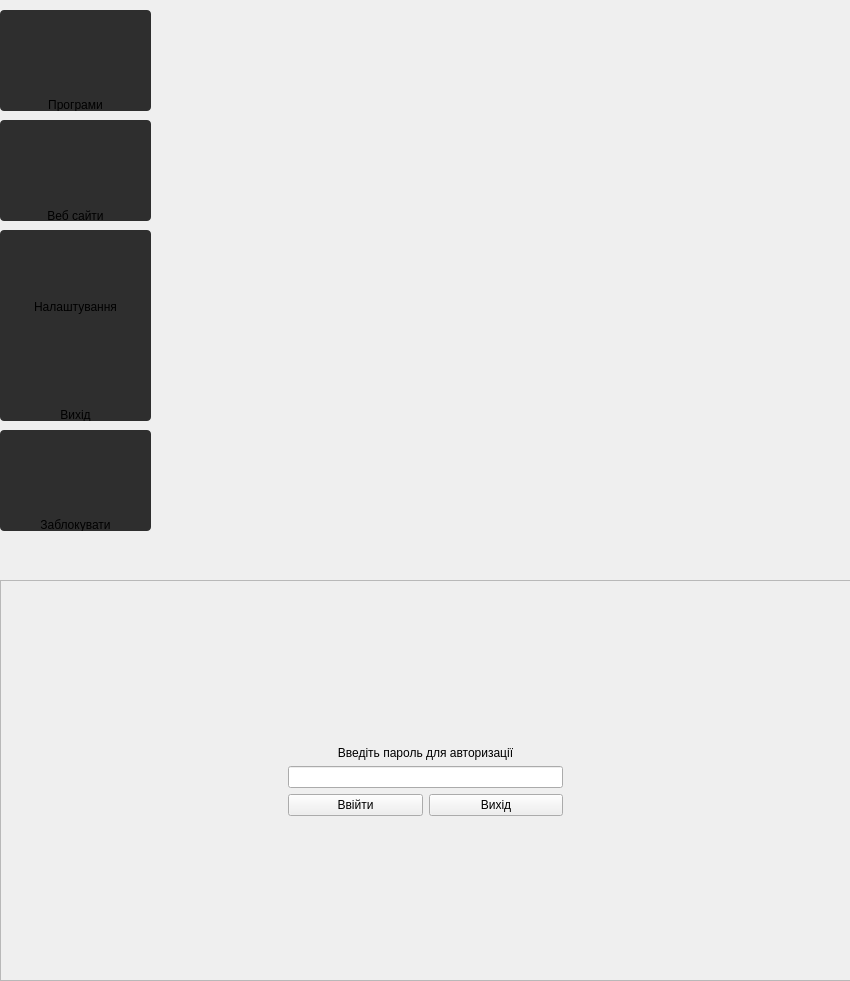
<?xml version="1.0" encoding="UTF-8"?>
<ui version="4.0">
 <class>MainWindow</class>
 <widget class="QMainWindow" name="MainWindow">
  <property name="geometry">
   <rect>
    <x>0</x>
    <y>0</y>
    <width>850</width>
    <height>981</height>
   </rect>
  </property>
  <property name="windowTitle">
   <string>MainWindow</string>
  </property>
  <widget class="QWidget" name="centralWidget">
   <widget class="QFrame" name="frmLoginFrame">
    <property name="geometry">
     <rect>
      <x>0</x>
      <y>580</y>
      <width>851</width>
      <height>401</height>
     </rect>
    </property>
    <property name="frameShape">
     <enum>QFrame::StyledPanel</enum>
    </property>
    <property name="frameShadow">
     <enum>QFrame::Raised</enum>
    </property>
    <layout class="QGridLayout" name="gridLayout">
     <item row="0" column="1">
      <spacer name="verticalSpacer">
       <property name="orientation">
        <enum>Qt::Vertical</enum>
       </property>
       <property name="sizeHint" stdset="0">
        <size>
         <width>20</width>
         <height>146</height>
        </size>
       </property>
      </spacer>
     </item>
     <item row="1" column="0">
      <spacer name="horizontalSpacer">
       <property name="orientation">
        <enum>Qt::Horizontal</enum>
       </property>
       <property name="sizeHint" stdset="0">
        <size>
         <width>270</width>
         <height>20</height>
        </size>
       </property>
      </spacer>
     </item>
     <item row="1" column="1">
      <layout class="QVBoxLayout" name="verticalLayout">
       <item>
        <widget class="QLabel" name="label">
         <property name="text">
          <string>Введіть пароль для авторизації</string>
         </property>
         <property name="alignment">
          <set>Qt::AlignBottom|Qt::AlignHCenter</set>
         </property>
        </widget>
       </item>
       <item>
        <widget class="QLineEdit" name="txtPassword">
         <property name="text">
          <string/>
         </property>
        </widget>
       </item>
      </layout>
     </item>
     <item row="1" column="2">
      <spacer name="horizontalSpacer_2">
       <property name="orientation">
        <enum>Qt::Horizontal</enum>
       </property>
       <property name="sizeHint" stdset="0">
        <size>
         <width>270</width>
         <height>20</height>
        </size>
       </property>
      </spacer>
     </item>
     <item row="2" column="0">
      <spacer name="horizontalSpacer_3">
       <property name="orientation">
        <enum>Qt::Horizontal</enum>
       </property>
       <property name="sizeHint" stdset="0">
        <size>
         <width>270</width>
         <height>20</height>
        </size>
       </property>
      </spacer>
     </item>
     <item row="2" column="1">
      <layout class="QHBoxLayout" name="horizontalLayout">
       <item>
        <widget class="QPushButton" name="btLogin">
         <property name="text">
          <string>Ввійти</string>
         </property>
        </widget>
       </item>
       <item>
        <widget class="QPushButton" name="btCancel">
         <property name="text">
          <string>Вихід</string>
         </property>
        </widget>
       </item>
      </layout>
     </item>
     <item row="2" column="2">
      <spacer name="horizontalSpacer_4">
       <property name="orientation">
        <enum>Qt::Horizontal</enum>
       </property>
       <property name="sizeHint" stdset="0">
        <size>
         <width>270</width>
         <height>20</height>
        </size>
       </property>
      </spacer>
     </item>
     <item row="3" column="1">
      <spacer name="verticalSpacer_2">
       <property name="orientation">
        <enum>Qt::Vertical</enum>
       </property>
       <property name="sizeHint" stdset="0">
        <size>
         <width>20</width>
         <height>145</height>
        </size>
       </property>
      </spacer>
     </item>
    </layout>
   </widget>
   <widget class="QFrame" name="frmMenu">
    <property name="geometry">
     <rect>
      <x>0</x>
      <y>0</y>
      <width>151</width>
      <height>581</height>
     </rect>
    </property>
    <widget class="QPushButton" name="btApps">
     <property name="geometry">
      <rect>
       <x>0</x>
       <y>10</y>
       <width>151</width>
       <height>101</height>
      </rect>
     </property>
     <property name="styleSheet">
      <string notr="true">background-color: rgb(46,46,46);
border: 0px solid gray;
border-radius: 4px;
background: url(:/Img/Images/Apps.jpg) top center no-repeat;
padding-top: 32px;</string>
     </property>
     <property name="text">
      <string>



Програми</string>
     </property>
     <property name="checkable">
      <bool>true</bool>
     </property>
    </widget>
    <widget class="QPushButton" name="btWeb">
     <property name="geometry">
      <rect>
       <x>0</x>
       <y>120</y>
       <width>151</width>
       <height>101</height>
      </rect>
     </property>
     <property name="styleSheet">
      <string notr="true">background-color: rgb(46,46,46);
border: 0px solid gray;
border-radius: 4px;
background: url(:/Img/Images/Web.jpg) top center no-repeat;
padding-top: 20px;</string>
     </property>
     <property name="text">
      <string>




Веб сайти</string>
     </property>
     <property name="checkable">
      <bool>true</bool>
     </property>
    </widget>
    <widget class="QPushButton" name="btSettings">
     <property name="geometry">
      <rect>
       <x>0</x>
       <y>230</y>
       <width>151</width>
       <height>101</height>
      </rect>
     </property>
     <property name="styleSheet">
      <string notr="true">background-color: rgb(46,46,46);
border: 0px solid gray;
border-radius: 4px;
background: url(:/Img/Images/Settings.jpg) top center no-repeat;
padding-top: 24px;</string>
     </property>
     <property name="text">
      <string>

Налаштування</string>
     </property>
     <property name="checkable">
      <bool>true</bool>
     </property>
    </widget>
    <widget class="QPushButton" name="btExit">
     <property name="geometry">
      <rect>
       <x>0</x>
       <y>320</y>
       <width>151</width>
       <height>101</height>
      </rect>
     </property>
     <property name="styleSheet">
      <string notr="true">background-color: rgb(46,46,46);
border: 0px solid gray;
border-radius: 4px;
background: url(:/Img/Images/Exit.jpg) top center no-repeat;
padding-top: 32px;</string>
     </property>
     <property name="text">
      <string>



Вихід</string>
     </property>
     <property name="checkable">
      <bool>true</bool>
     </property>
    </widget>
    <widget class="QPushButton" name="btLock">
     <property name="geometry">
      <rect>
       <x>0</x>
       <y>430</y>
       <width>151</width>
       <height>101</height>
      </rect>
     </property>
     <property name="styleSheet">
      <string notr="true">background-color: rgb(46,46,46);
border: 0px solid gray;
border-radius: 4px;
background: url(:/Img/Images/Lock.jpg) top center no-repeat;
padding-top: 32px;</string>
     </property>
     <property name="text">
      <string>



Заблокувати</string>
     </property>
    </widget>
   </widget>
   <widget class="AppSettings" name="AppWidget" native="true">
    <property name="geometry">
     <rect>
      <x>149</x>
      <y>-1</y>
      <width>201</width>
      <height>211</height>
     </rect>
    </property>
   </widget>
   <widget class="WebSettings" name="WebWidget" native="true">
    <property name="geometry">
     <rect>
      <x>360</x>
      <y>0</y>
      <width>201</width>
      <height>211</height>
     </rect>
    </property>
   </widget>
   <widget class="SettingsWidget" name="StWidget" native="true">
    <property name="geometry">
     <rect>
      <x>580</x>
      <y>30</y>
      <width>120</width>
      <height>80</height>
     </rect>
    </property>
   </widget>
   <zorder>WebWidget</zorder>
   <zorder>frmMenu</zorder>
   <zorder>frmLoginFrame</zorder>
   <zorder>AppWidget</zorder>
   <zorder>StWidget</zorder>
  </widget>
 </widget>
 <layoutdefault spacing="6" margin="11"/>
 <customwidgets>
  <customwidget>
   <class>AppSettings</class>
   <extends>QWidget</extends>
   <header location="global">AppSettings.h</header>
   <container>1</container>
  </customwidget>
  <customwidget>
   <class>WebSettings</class>
   <extends>QWidget</extends>
   <header location="global">WebSettings.h</header>
   <container>1</container>
  </customwidget>
  <customwidget>
   <class>SettingsWidget</class>
   <extends>QWidget</extends>
   <header location="global">SettingsWidget.h</header>
   <container>1</container>
  </customwidget>
 </customwidgets>
 <resources/>
 <connections/>
</ui>
